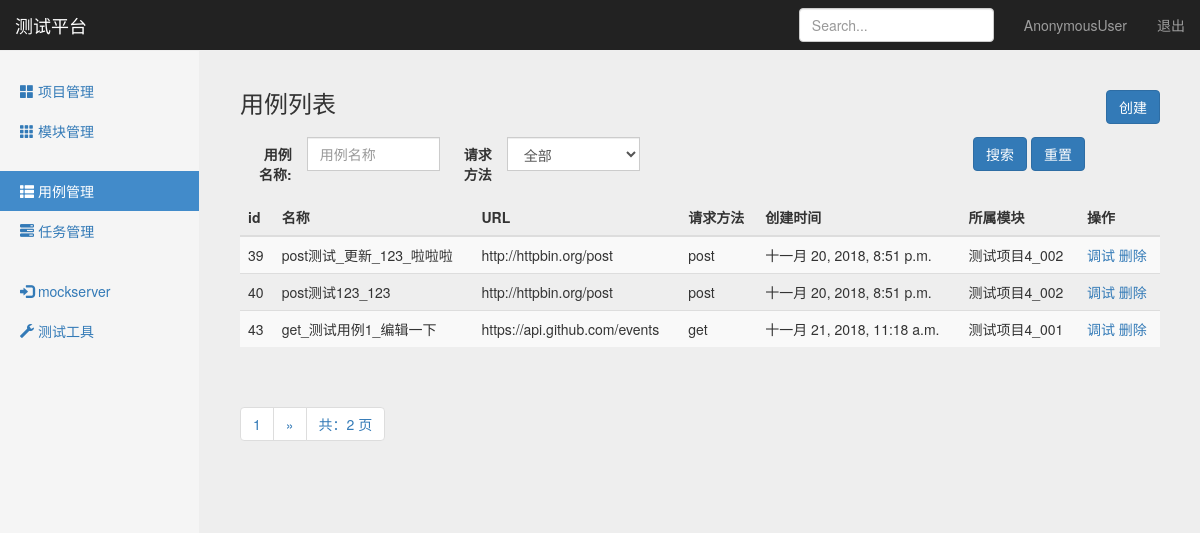
The page /interface/case_manage/ on the database its author committed.
### interface_app/models.py (models this page shows, shortened)
class TestCase(models.Model):
    module = models.ForeignKey(Module, on_delete=models.CASCADE)
    name = models.CharField("名称",max_length=100,blank=False,default="")
    url = models.TextField("URL",default="")
    req_method = models.CharField("方法", max_length=10,default="")
    req_type = models.CharField("参数类型", max_length=10, default="")
    req_header = models.TextField("header",  default="")
    req_parameter = models.TextField("参数", default="")
    resp_assert = models.TextField("验证", default="")
    create_time = models.DateTimeField("创建时间", auto_now=True)

### project_app/models.py (models this page shows)
class Module(models.Model):
    project = models.ForeignKey(Project,on_delete=models.CASCADE)
    name = models.CharField("名称", max_length=100, blank=False, default="")
    describe = models.TextField("描述", default="")
    create_time = models.DateTimeField("创建时间", auto_now=True)
    def __str__(self):
        return self.name

### interface_app/views/testcase_views.py (the view)
# urls.py: path('case_manage/',testcase_views.case_manage),
def case_manage(request):
    testcases = TestCase.objects.all().order_by("id")
    paginator = Paginator(testcases, 3)  #每页3条数据
    page = request.GET.get('page')
    try:
        contacts = paginator.page(page)
    except PageNotAnInteger:
        contacts = paginator.page(1)  # 如果页数不是整型, 取第一页
    except EmptyPage:
        contacts = paginator.page(paginator.num_pages)  #如果页数超出查询范围，取最后一页
    if request.method == 'GET':
        return render(request,"case_manage.html",{"type":"list","testcases":contacts})
    else:
        return HttpResponse("404")

### templates/case_manage.html (shortened to what this page needs)
{% extends "base.html" %}
{% block content %}
    <nav class="navbar navbar-inverse navbar-fixed-top">
      <div class="container-fluid">
        <div class="navbar-header">
          <a class="navbar-brand" href="#">测试平台</a>
        </div>
        <div id="navbar" class="navbar-collapse collapse">
          <ul class="nav navbar-nav navbar-right">
            <li><a href="#">{{ user }}</a></li>
            <li><a href="/logout">退出</a></li>
          </ul>
          <form class="navbar-form navbar-right">
            <input type="text" class="form-control" placeholder="Search...">
          </form>
        </div>
      </div>
    </nav>
    <div class="container-fluid">
      <div class="row">
        <div class="col-sm-3 col-md-2 sidebar">
          <ul class="nav nav-sidebar">
            <li><a href="/manage/project_manage/">
                <span class="glyphicon glyphicon-th-large"></span> 项目管理</a>
            </li>
            <li><a href="/manage/module_manage/">
                <span class="glyphicon glyphicon-th"></span> 模块管理</a>
            </li>
          </ul>
          <ul class="nav nav-sidebar">
            <li class="active"><a href="#">
                <span class="glyphicon glyphicon-th-list"></span> 用例管理</a>
            </li>
            <li><a href="/interface/task_manage/">
                <span class="glyphicon glyphicon-tasks"></span> 任务管理</a>
            </li>
          </ul>
          <ul class="nav nav-sidebar">
            <li><a href="#">
                <span class="glyphicon glyphicon-log-in"></span> mockserver</a>
            </li>
            <li><a href="#">
                <span class="glyphicon glyphicon-wrench"></span> 测试工具</a>
            </li>
          </ul>
        </div>
        {% if type == 'list' %}
        <div class="col-sm-9 col-sm-offset-3 col-md-10 col-md-offset-2 main">
          <h3 class="sub-header">用例列表
            <button type="button" class="btn btn-primary" id="CreateButton"
                    style="float: right;"
                    onclick="window.location.href='/interface/add_case/'">创建</button>
          </h3>
          <div class="table-responsive">
            <form method="get" class="form-horizontal" action="/interface/search_case_name/" data-bv-message="This value is not valid" data-bv-feedbackicons-valid="glyphicon glyphicon-ok" data-bv-feedbackicons-invalid="glyphicon glyphicon-remove" data-bv-feedbackicons-validating="glyphicon glyphicon-refresh">
              <div class="row margin-bottom-10 margin-top-10 text_field">
                <div class="col-lg-12 col-md-12 col-sm-12 col-xs-12" style="text-align: right;">
                    <div class="form-group col-lg-3 col-md-3 col-sm-3">
                      <label class="col-lg-4 col-md-4 col-sm-5 control-label no-padding-right">用例名称:</label>
                      <div class="input-group col-lg-8 col-md-8 col-sm-7">
                        <input autocomplete="off" type="text" class="form-control" name="case_name" placeholder="用例名称">
                      </div>
                    </div>
                  <div class="form-group col-lg-3 col-md-3 col-sm-3" >
                    <label class="col-lg-4 col-md-5 col-sm-5 control-label no-padding-right">请求方法</label>
                    <div class="input-group col-lg-8 col-md-7 col-sm-7">
                      <select name="status" class="form-control" id="status">
                        <option value="" selected="">全部</option>
                      </select>
                    </div>
                  </div>
                  <div class="col-sm-6" style="text-align: right;">
                    <button type="submit" class="btn btn-primary margin-top-10">搜索</button>
                    <button type="submit" class="btn btn-primary margin-top-10">重置</button>
                  </div>
                </div>
              </div>
            </form>
            <table class="table table-striped" id="list">
              <thead>
                <tr>
                  <th>id</th>
                  <th>名称</th>
                  <th>URL</th>
                  <th>请求方法</th>
                  <th>创建时间</th>
                  <th>所属模块</th>
                  <th>操作</th>
                </tr>
              </thead>
              <tbody>
                {% for case in testcases %}
                <tr>
                  <td>{{ case.id }}</td>
                  <td>{{ case.name }}</td>
                  <td>{{ case.url }}</td>
                  <td>{{ case.req_method }}</td>
                  <td>{{ case.create_time }}</td>
                  <td>{{ case.module }}</td>
                  <td>
                      <a href="/interface/debug_case/{{ case.id }}/" id="update">调试</a>
                      <a href="/interface/delete_case/{{ case.id }}/" id="delete">删除</a>
                  </td>
                </tr>
                {% endfor %}
              </tbody>
            </table>
          </div>
            <div class="pagination">
                <span class="step-links">
                    <ul class="pagination">
                        <li><a href="#">{{ testcases.number }}</a></li>
                        {% if testcases.has_next %}
                            {% if case_name %}
                                <li><a href="?case_name={{ case_name }}&page={{ testcases.next_page_number }}">&raquo;</a></li>
                            {% else %}
                                <li><a href="?page={{ testcases.next_page_number }}">&raquo;</a></li>
                            {% endif %}
                        {% endif %}
                        <li><a href="#">共：{{ testcases.paginator.num_pages }} 页</a></li>
                    </ul>
                </span>
            </div>
        </div>
        {% endif %}
      </div>
    </div>
{% endblock %}

### static/css/signin.css (style rules this page uses)
body { padding-top: 40px; padding-bottom: 40px; background-color: #eee; }

### static/css/dashboard.css (style rules this page uses)
body { padding-top: 50px; }
.sub-header { padding-bottom: 10px; border-bottom: 1px solid #eee; }
.navbar-fixed-top { border: 0; }
.sidebar { display: none; }
@media (min-width: 768px) { .sidebar { position: fixed; top: 51px; bottom: 0; left: 0; z-index: 1000; display: block; padding: 20px; overflow-x: hidden; overflow-y: auto; background-color: #f5f5f5; border-right: 1px solid #eee; } }
.nav-sidebar { margin-right: -21px; margin-bottom: 20px; margin-left: -20px; }
.nav-sidebar > li > a { padding-right: 20px; padding-left: 20px; }
.nav-sidebar > .active > a, .nav-sidebar > .active > a:hover, .nav-sidebar > .active > a:focus { color: #fff; background-color: #428bca; }
.main { padding: 20px; }
@media (min-width: 768px) { .main { padding-right: 40px; padding-left: 40px; } }

### rows shown on the page
TestCase: id "39", name "post测试_更新_123_啦啦啦", url "http://httpbin.org/post", req_method "post", create_time "十一月 20, 2018, 8:51 p.m.", module "测试项目4_002"
TestCase: id "40", name "post测试123_123", url "http://httpbin.org/post", req_method "post", create_time "十一月 20, 2018, 8:51 p.m.", module "测试项目4_002"
TestCase: id "43", name "get_测试用例1_编辑一下", url "https://api.github.com/events", req_method "get", create_time "十一月 21, 2018, 11:18 a.m.", module "测试项目4_001"

### other values the page prints
{{ user }} "AnonymousUser"
{{ testcases.number }} "1"
{{ testcases.paginator.num_pages }} "2"
